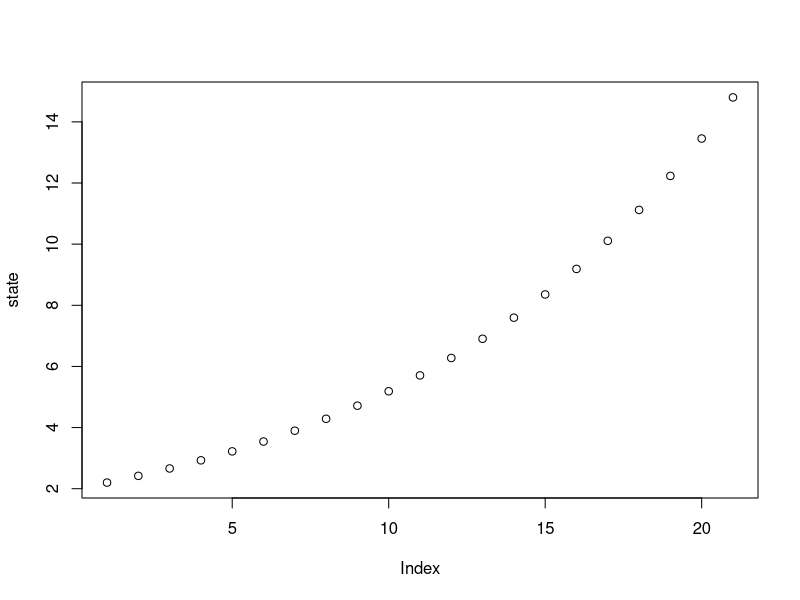

This chart was generated by the following R code: (Note: a time limit stopped this script after it produced the figure.)
## ---- chunk 1
a <- (1:10)^2
total <- 0
for (x in a) {
  if (total <= 100) {
    total <- total + x
  } else {
    total <- total - x
  }
}
total
## ---- chunk 2
# 
jump <- function(x) {
  return(0.10*x)
}
# 
state <- 2.2
# 
for (i in 1:20) {
  x <- tail(state,1)
  state <- c(state,x + jump(x))
}
# 
print(state)
plot(state)
## ---- chunk 3
numbers <- 2 * (1:100)
total <- 0
for (next_number in numbers) {
  total <- total + next_number
}
print(total)
## ---- chunk 4
numbers <- 3 * (0:99)+1
total <- 0
for (next_number in numbers) {
  total <- total + next_number
}
print(total)
## ---- chunk 5
jumps <- sample(c(1,-1),19,replace=TRUE)
position <- 0
for (jump in jumps) {
  current <- tail(position,1)
  position <- c(position,current + jump)
}
print(position)
## ---- chunk 6
set.seed(1234)
jumps <- sample(c(1,-1),19,replace=TRUE)
position <- 0
print(cumsum(jumps))
## ---- chunk 7
a <- 1:10
b <- c()
f <- function(x) {
  x^2
}
for (x in a) {
  b <- c(b,f(x))
}
b
## ---- chunk 8
start_time <- Sys.time()
total <- 0
for (i in 1:1e9) {
  total <- total + i
}
end_time <- Sys.time()
end_time - start_time
## ---- chunk 9
start_time <- Sys.time()
total <- sum(1:1e9)
end_time <- Sys.time()
end_time - start_time
